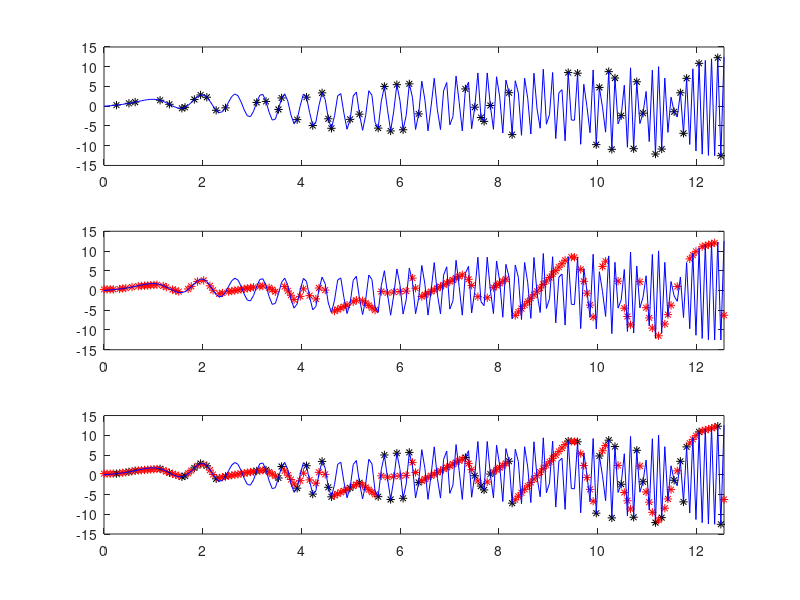

Write MATLAB code to recreate this figure.
% a 4. feladat generalt adattal

clear; 
clf;
close all;

n=200;

t=linspace(0,4*pi,n)';
%y=sin(t)+sin(2*t);
y=sin(t)+t.*sin(2*t.^2);



megvan=30; % ez százalék

van=rand(n,1)<megvan/100; 
hiany=~van;


tv=t(van);
yv=y(van);
th=t(hiany);
yh=t(~hiany);

subplot(3,1,1);
plot(tv,yv,'k*',t,y,'b')
xlim([0,4*pi]);

S=eye(n);
Sv=S(van,:); % S van
Sn=S(hiany,:); % S hianyzik

% elsorendu
D=diag(ones(n,1))+diag(-1*ones(n-1,1),1);

% masodrendu
%D=diag(ones(n,1))+diag(-2*ones(n-1,1),1)+diag(ones(n-2,1),2);


A=D*Sn';
b=D*Sv'*yv;
yh=(A'*A)\(-A'*b);

subplot(3,1,2);
plot(th,yh,'r*',t,y,'b')
xlim([0,4*pi]);


subplot(3,1,3);
plot(tv,yv,'k*',th,yh,'r*',t,y,'b')
xlim([0,4*pi]);



